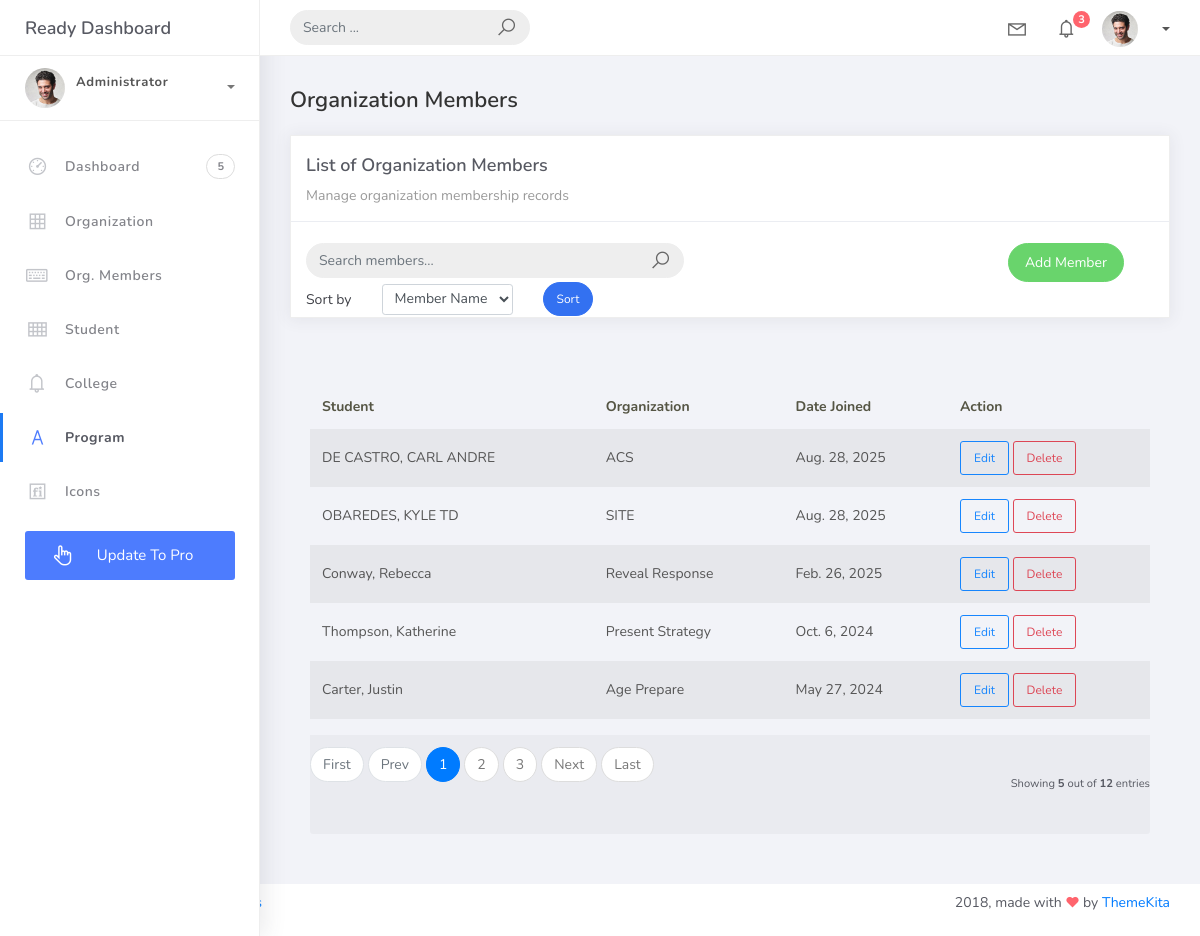
The page /orgmember_list on the database its author committed.
### studentorg/models.py (models this page shows, shortened)
class BaseModel(models.Model):
    created_at = models.DateTimeField(auto_now_add=True, db_index=True)
    updated_at = models.DateTimeField(auto_now=True)
    class Meta:
        abstract = True

class OrgMember(BaseModel):
    student = models.ForeignKey(Student, on_delete=models.CASCADE)
    organization = models.ForeignKey(Organization, on_delete=models.CASCADE)
    date_joined = models.DateField()

class Student(BaseModel):
    student_id = models.CharField(max_length=15)
    lastname = models.CharField(max_length=25)
    firstname = models.CharField(max_length=25)
    middlename = models.CharField(max_length=25, blank=True, null=True)
    program = models.ForeignKey(Program, on_delete=models.CASCADE)

class Organization(BaseModel):
    name = models.CharField(max_length=250)
    college = models.ForeignKey(College, null=True, blank=True, on_delete=models.CASCADE)
    description = models.CharField(max_length=500)

### studentorg/views.py (the view)
# urls.py: path('orgmember_list', OrgMemberList.as_view(), name='orgmember-list'),
class OrgMemberList(ListView):
    model = OrgMember
    context_object_name = 'orgmember'
    template_name = 'orgmember_list.html'
    paginate_by = 5
    def get_queryset(self):
        qs = super().get_queryset()
        query = self.request.GET.get('q')
        if query:
           qs = qs.filter(
               Q(student__firstname__icontains=query) |
               Q(student__lastname__icontains=query)
               )
        return qs

### templates/orgmember_list.html (shortened to what this page needs)
{% extends 'base.html' %} {% load static %} {% block content %}
<div class="content">
    <div class="container-fluid">
        <h4 class="page-title">Organization Members</h4>
        <div class="row">
            <div class="col-md-12">
                <div class="card">
                    <div class="card-header">
                        <div class="card-title">List of Organization Members</div>
                        <div class="card-category">Manage organization membership records</div>
                    </div>
                    <br />
                    <div class="col-md-12 row">
                        <div class="col-md-6">
                            <form class="navbar-left navbar-form nav-search mr-md-3" action="{% url 'orgmember-list'%}">
                                <div class="input-group">
                                    <input type="text" placeholder="Search members..." class="form-control" name="q" />
                                    <div class="input-group-append">
                                        <span class="input-group-text">
                                            <i class="la la-search search-icon"></i>
                                        </span>
                                    </div>
                                </div>
                            </form>
                        </div>
                        <div class="col-md-6">
                            <div class="pull-right">
                                <a href="{% url 'orgmember-add' %}" class="btn btn-success btn-rounded">Add Member</a>
                            </div>
                        </div>
                    </div>
                    <div class="col-md-12">
                            <form method="get" class="row g-2 align-items-center">
                                <div class="col-auto">
                                <label for="smallSelect" class="col-form-label">Sort by</label>
                                </div>
                                <div class="col-auto">
                                <select class="form-control form-control-sm" id="smallSelect" name="sort_by">
                                    <option value="student" {% if request.GET.sort_by == "student" %}selected{% endif%}>Member Name</option>
                                </select>
                                </div>
                                <div class="col-auto">
                                <button type="submit" class="btn btn-primary btn-sm btn-rounded">Sort</button>
                                </div>
                            </form>
                        </div>
                    </div>
                    <div class="card-body">
                        <table class="table table-striped mt-3">
                            <thead>
                                <tr>
                                    <th scope="col">Student</th>
                                    <th scope="col">Organization</th>
                                    <th scope="col">Date Joined</th>
                                    <th scope="col">Action</th>
                                </tr>
                            </thead>
                            <tbody>
                                {% for object in object_list %}
                                <tr>
                                    <td>{{ object.student.lastname }}, {{ object.student.firstname }}</td>
                                    <td>{{ object.organization.name }}</td>
                                    <td>{{ object.date_joined }}</td>
                                    <td>
                                        <a href="{% url 'orgmember-update' object.id %}" class="btn btn-sm btn-outline-primary">Edit</a>
                                        <a href="{% url 'orgmember-delete' object.id %}" class="btn btn-sm btn-outline-danger">Delete</a>
                                    </td>
                                </tr>
                                {% empty %}
                                <tr>
                                    <td colspan="4" style="text-align: center">
                                        <p class="text-sm font-weight-bold mb-0">No organization members found</p>
                                    </td>
                                </tr>
                                {% endfor %}
                            </tbody>
                        </table>
                        {% include 'includes/pagination.html' %}
                    </div>
                </div>
            </div>
        </div>
    </div>
</div>
{% endblock %}

### rows shown on the page
OrgMember: student.lastname "DE CASTRO", student.firstname "CARL ANDRE", organization.name "ACS", date_joined "Aug. 28, 2025"
OrgMember: student.lastname "OBAREDES", student.firstname "KYLE TD", organization.name "SITE", date_joined "Aug. 28, 2025"
OrgMember: student.lastname "Conway", student.firstname "Rebecca", organization.name "Reveal Response", date_joined "Feb. 26, 2025"
OrgMember: student.lastname "Thompson", student.firstname "Katherine", organization.name "Present Strategy", date_joined "Oct. 6, 2024"
OrgMember: student.lastname "Carter", student.firstname "Justin", organization.name "Age Prepare", date_joined "May 27, 2024"

### other values the page prints
{{ page_num }} "1"
{{ page_num }} "2" "3"
{{ object_list.count }} "5"
{{ paginator.count }} "12"
